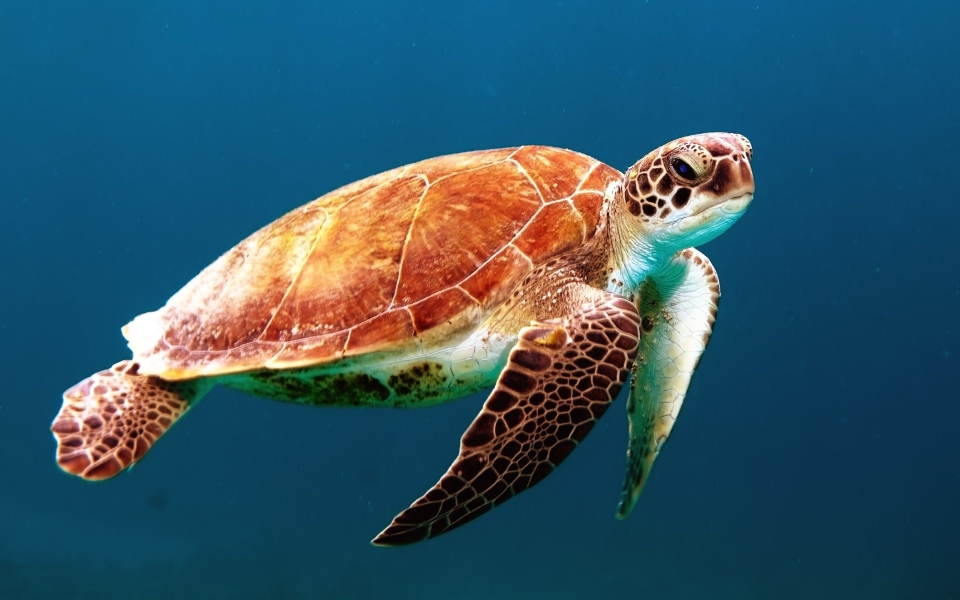
#> input picture Photos/turtle.jpg, 1920 x 1200 px (shown at 1/2 size)
$ python contours.py
#> lines starting #> are read from the running program, lines starting #| are printed output that depends on the picture; after the words box and inside, x2 and y2 are one past the last pixel; in counts of white or black regions, pixels touching at a corner belong together
import cv2 as cv
import numpy as np

img = cv.imread('Photos/turtle.jpg')
#> img is the input picture: shape (1200, 1920, 3); mean B, G, R 102.5, 86.7, 50.6
resized = cv.resize(img, (500,500), interpolation=cv.INTER_CUBIC)
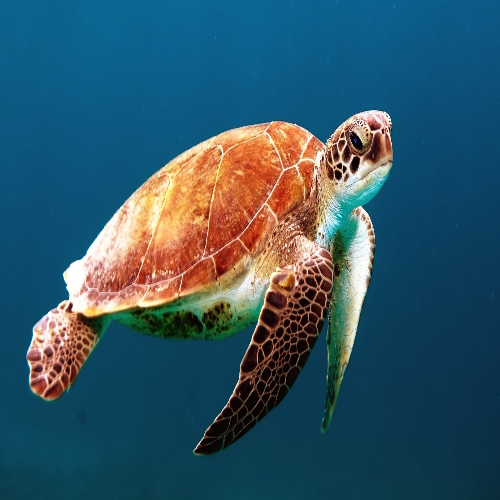
#> resized: shape (500, 500, 3); mean B, G, R 102.5, 86.7, 50.5
cv.imshow('Resized', resized)

blank = np.zeros(resized.shape, dtype='uint8')
#cv.imshow('Blank', blank)

gray = cv.cvtColor(resized, cv.COLOR_BGR2GRAY)
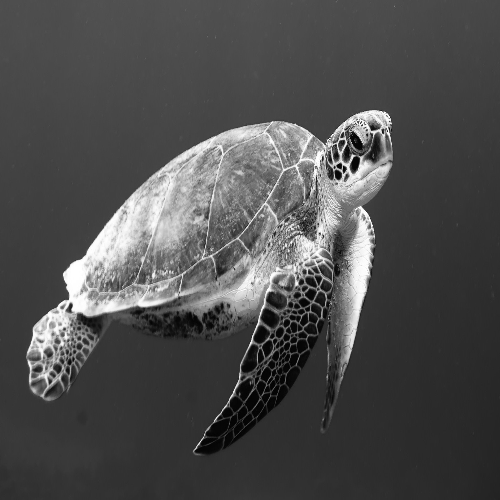
#> gray: shape (500, 500); min 1, max 255, mean 77.7
cv.imshow('Gray', gray)

# [5 lines of commented-out code are left out]

ret, thresh = cv.threshold(gray, 125, 255, cv.THRESH_BINARY)
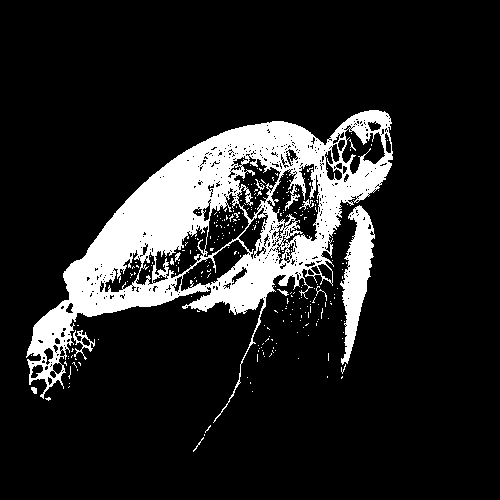
#> thresh: shape (500, 500); 13.8% white; 260 white regions (248 under 20 px)
cv.imshow('Thresh', thresh)

contours = cv.findContours(thresh, cv.RETR_LIST, cv.CHAIN_APPROX_SIMPLE)[0]
#> contours = 883 contours, 816 with area under 20; largest, box (x1, y1, x2, y2) and area: (26, 110, 393, 423) 42916, (340, 205, 375, 365) 2538, (266, 163, 320, 244) 2326, (203, 192, 250, 258) 1520, (180, 239, 250, 292) 1470
print(f'{len(contours)} contour(s) found!')
#| 883 contour(s) found!

cv.drawContours(blank, contours, -1, (0,0,255), 1)
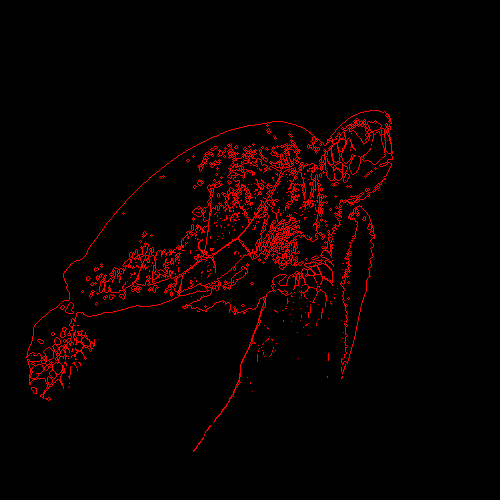
#> blank: shape (500, 500, 3); mean of channels 0, 1, 2 0, 0, 9.6; drawn as B, G, R
cv.imshow('Contours Drawn', blank)

save = cv.imwrite('Photos/contours.jpg', blank)

cv.waitKey(0)

$ run again, with Photos/gazelle.jpg copied over Photos/turtle.jpg
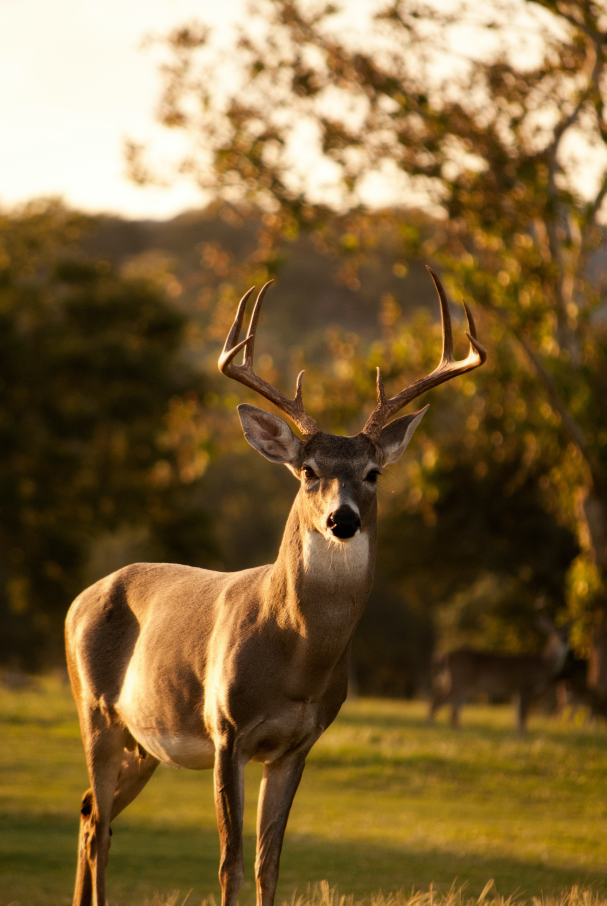
#> input picture Photos/gazelle.jpg, 2425 x 3622 px (shown at 1/4 size)
#> img is the input picture: shape (3622, 2425, 3); mean B, G, R 57.6, 100.4, 126.1
#> `ret, thresh = cv.threshold(gray, 125, 255, cv.THRESH_BINARY)`:
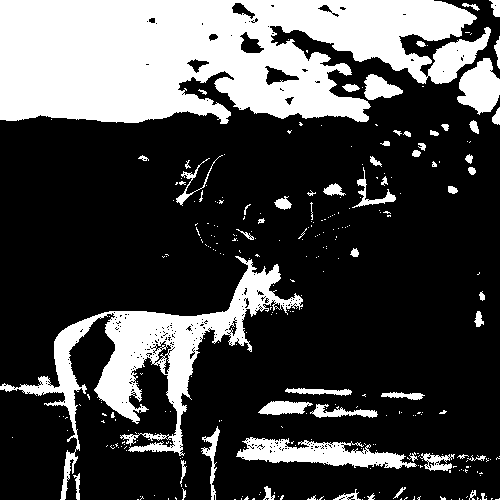
#> thresh: shape (500, 500); 27.9% white; 308 white regions (248 under 20 px)
#> contours = 792 contours, 730 with area under 20; largest, box (x1, y1, x2, y2) and area: (0, 0, 491, 124) 45546, (0, 256, 303, 500) 12876, (236, 437, 417, 469) 2756, (457, 58, 500, 115) 1520, (364, 74, 403, 100) 572
#| 792 contour(s) found!
#> `cv.drawContours(blank, contours, -1, (0,0,255), 1)`:
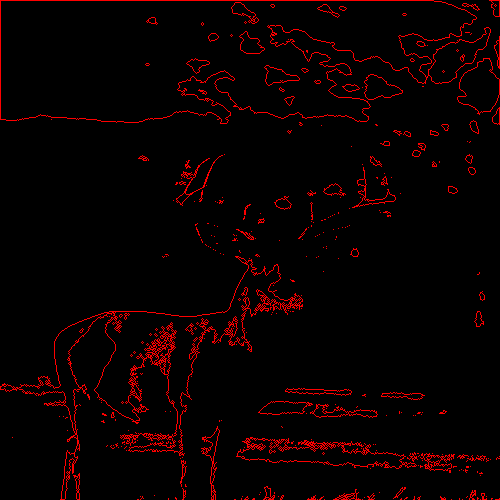
#> blank: shape (500, 500, 3); mean of channels 0, 1, 2 0, 0, 10.4; drawn as B, G, R

$ run again, with Photos/lion.jpg copied over Photos/turtle.jpg
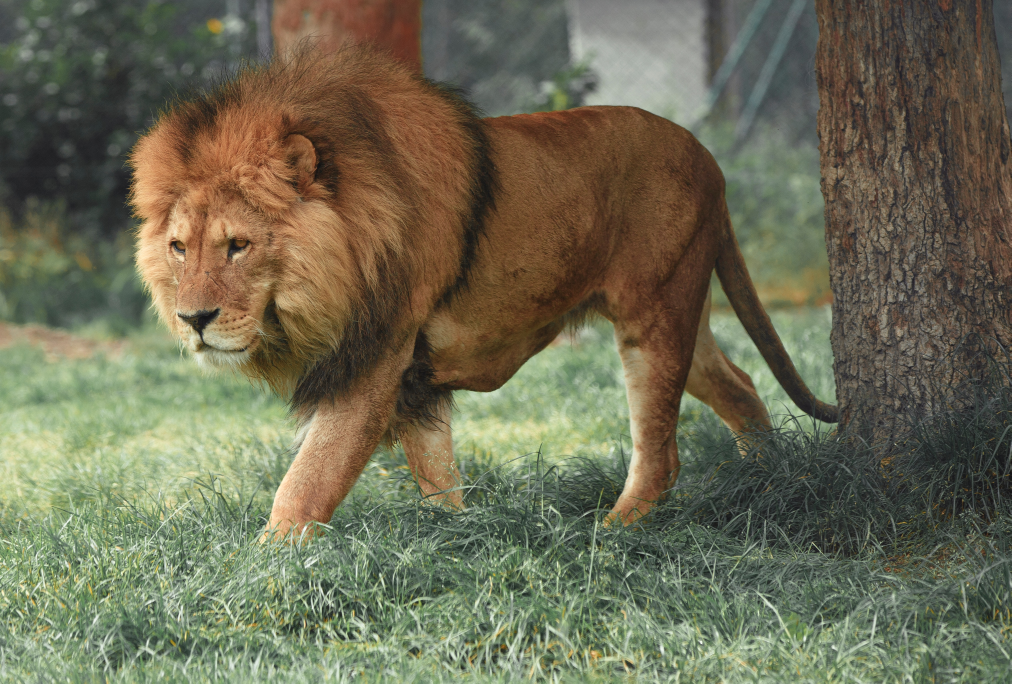
#> input picture Photos/lion.jpg, 5056 x 3417 px (shown at 1/5 size)
#> img is the input picture: shape (3417, 5056, 3); mean B, G, R 84.1, 107.3, 109.1
#> `ret, thresh = cv.threshold(gray, 125, 255, cv.THRESH_BINARY)`:
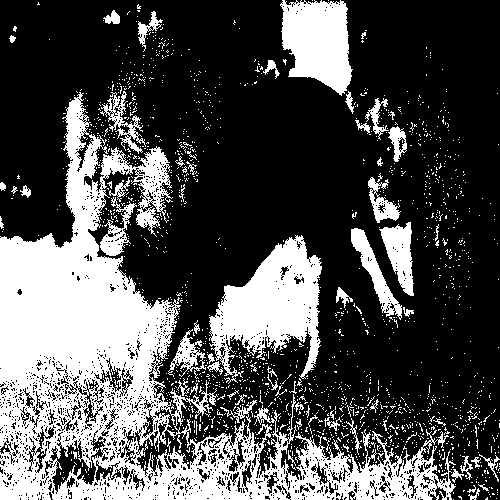
#> thresh: shape (500, 500); 31% white; 1756 white regions (1691 under 20 px)
#> contours = 4327 contours, 4137 with area under 20; largest, box (x1, y1, x2, y2) and area: (0, 92, 456, 500) 59542, (209, 235, 322, 384) 8546, (280, 0, 353, 96) 4876, (125, 428, 198, 476) 1515, (49, 435, 106, 493) 1446
#| 4327 contour(s) found!
#> `cv.drawContours(blank, contours, -1, (0,0,255), 1)`:
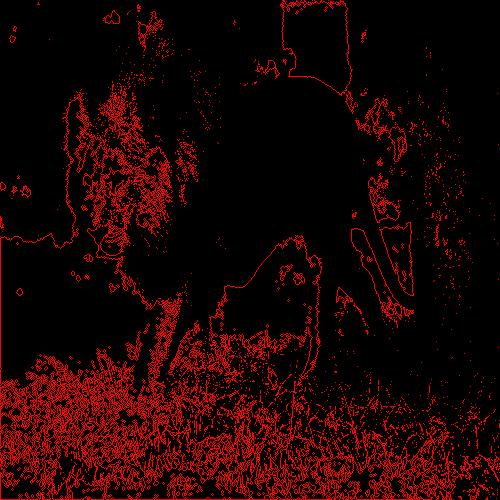
#> blank: shape (500, 500, 3); mean of channels 0, 1, 2 0, 0, 29.1; drawn as B, G, R
